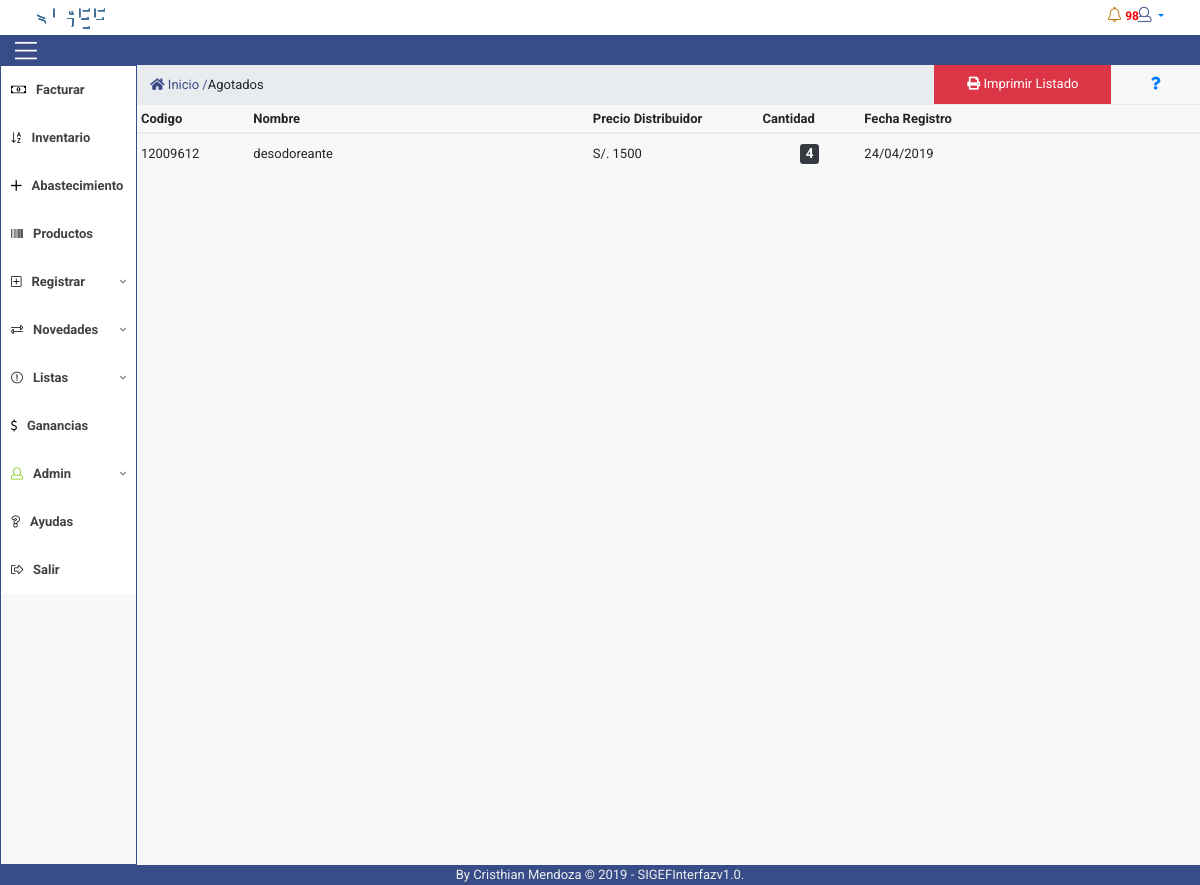
Page /controlador/agotados.php (signed in) on the committed database.
### tables this page shows
CREATE TABLE `tb_productos` (
  `cod_prod` int(11) NOT NULL,
  `descripcion` varchar(140) NOT NULL,
  `precio_costo` int(11) NOT NULL,
  `precio_venta` int(11) NOT NULL,
  `cantidad` int(11) NOT NULL,
  `estado` varchar(15) NOT NULL,
  `cantidad_min` int(11) NOT NULL,
  `cantidad_max` int(11) NOT NULL,
  `lote` varchar(20) NOT NULL,
  `fecha_vencimiento` date NOT NULL,
  `requiere_formula` int(11) NOT NULL,
  `cod_categ_prod` int(11) NOT NULL,
  `cod_tipo_prod` int(11) NOT NULL,
  `fecha_registro_prod` date NOT NULL
);

### controlador/paginar_agotados.php (the view)
 <?php
  function fechaNormal($fecha){
    $nfecha = date('d/m/Y',strtotime($fecha));
    return $nfecha;
}
              $sql="SELECT * FROM tb_productos WHERE cantidad <= cantidad_min ORDER BY cantidad ASC";
              include('../connections/config.php');
              $resultado = $conexion->query( $sql );
              echo "  <table class='table table-condensed display' id='agotados'>
                  <thead>
                  <tr>
                      <th width='30'>Codigo</th>
                      <th width='200'>Nombre</th>
                      <th width='100'>Precio Distribuidor</th>
                      <th width='10'>Cantidad</th>
                      <th width='200'>Fecha Registro</th>
                  </tr>
                  </thead>";
              while ($row=mysqli_fetch_row($resultado))
              {
                echo "
                    <tr>
                      <td>".$row[0]."</td>
                      <td>".utf8_decode($row[1])."</td>
                      <td>S/. ".$row[2]."</td>
                      <td align='center' style='font-size:18px;''><span class='badge badge-dark'>".$row[4]."</span></td>
                      <td>".fechaNormal($row[9])."</td>
                  </tr>";
              }
              echo "</table>";
?>

### vista/css/estilos.css (style rules this page uses)
* { margin: 0; padding: 0; box-sizing: border-box; font-family: 'Roboto', sans-serif; font-size: 13px; border-radius: 0px; }
.table td, .table th { padding: .3rem; vertical-align: unset; }

### rows in the picture
tb_productos: cod_prod "12009612", descripcion "desodoreante", precio_costo "1500", cantidad "4", fecha_vencimiento "24/04/2019"
